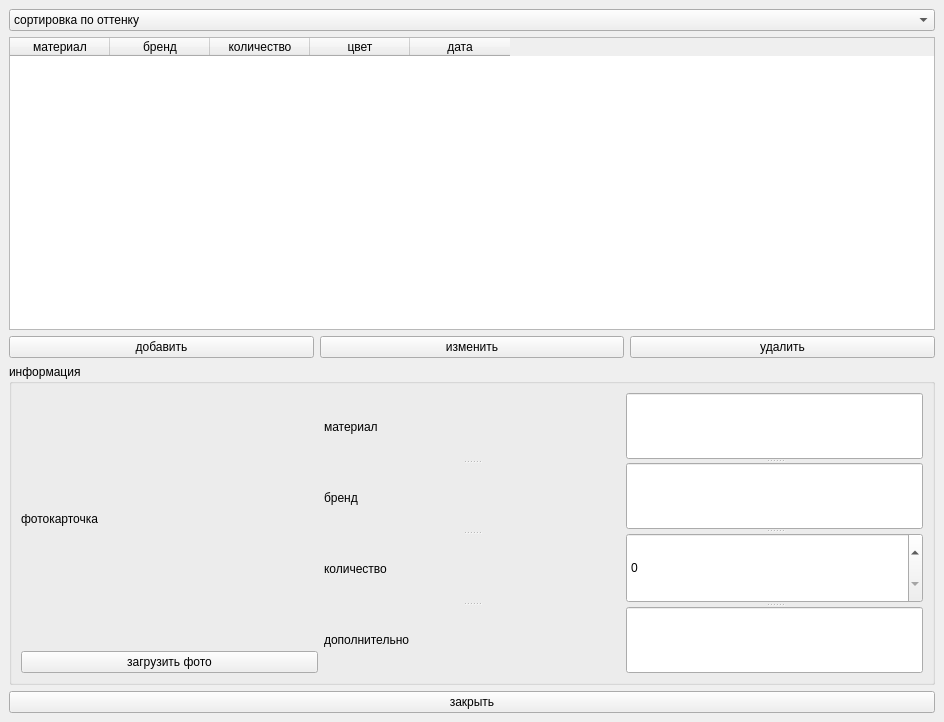
<?xml version="1.0" encoding="UTF-8"?>
<ui version="4.0">
 <class>mainWindow</class>
 <widget class="QMainWindow" name="mainWindow">
  <property name="geometry">
   <rect>
    <x>0</x>
    <y>0</y>
    <width>944</width>
    <height>722</height>
   </rect>
  </property>
  <property name="windowTitle">
   <string>MainWindow</string>
  </property>
  <widget class="QWidget" name="centralwidget">
   <layout class="QVBoxLayout" name="verticalLayout_2">
    <item>
     <layout class="QVBoxLayout" name="verticalLayout">
      <item>
       <widget class="QComboBox" name="comboBox">
        <item>
         <property name="text">
          <string>сортировка по оттенку</string>
         </property>
        </item>
        <item>
         <property name="text">
          <string>сортировка по типу материала</string>
         </property>
        </item>
       </widget>
      </item>
      <item>
       <widget class="QTableWidget" name="tableWidget">
        <property name="styleSheet">
         <string notr="true"/>
        </property>
        <column>
         <property name="text">
          <string>материал</string>
         </property>
        </column>
        <column>
         <property name="text">
          <string>бренд</string>
         </property>
        </column>
        <column>
         <property name="text">
          <string>количество</string>
         </property>
        </column>
        <column>
         <property name="text">
          <string>цвет</string>
         </property>
        </column>
        <column>
         <property name="text">
          <string>дата</string>
         </property>
        </column>
       </widget>
      </item>
     </layout>
    </item>
    <item>
     <layout class="QHBoxLayout" name="horizontalLayout_2">
      <item>
       <widget class="QPushButton" name="pushButton">
        <property name="text">
         <string>добавить</string>
        </property>
       </widget>
      </item>
      <item>
       <widget class="QPushButton" name="pushButton_5">
        <property name="text">
         <string>изменить</string>
        </property>
       </widget>
      </item>
      <item>
       <widget class="QPushButton" name="pushButton_2">
        <property name="text">
         <string>удалить</string>
        </property>
       </widget>
      </item>
     </layout>
    </item>
    <item>
     <widget class="QGroupBox" name="groupBox">
      <property name="title">
       <string>информация</string>
      </property>
      <layout class="QHBoxLayout" name="horizontalLayout_3">
       <item>
        <layout class="QHBoxLayout" name="horizontalLayout">
         <item>
          <layout class="QVBoxLayout" name="verticalLayout_3">
           <item>
            <widget class="QLabel" name="label_5">
             <property name="text">
              <string>фотокарточка</string>
             </property>
            </widget>
           </item>
           <item>
            <widget class="QPushButton" name="pushButton_3">
             <property name="text">
              <string>загрузить фото</string>
             </property>
            </widget>
           </item>
          </layout>
         </item>
         <item>
          <widget class="QSplitter" name="splitter_2">
           <property name="orientation">
            <enum>Qt::Vertical</enum>
           </property>
           <widget class="QLabel" name="label">
            <property name="text">
             <string>материал</string>
            </property>
           </widget>
           <widget class="QLabel" name="label_2">
            <property name="text">
             <string>бренд</string>
            </property>
           </widget>
           <widget class="QLabel" name="label_3">
            <property name="text">
             <string>количество</string>
            </property>
           </widget>
           <widget class="QLabel" name="label_4">
            <property name="text">
             <string>дополнительно</string>
            </property>
           </widget>
          </widget>
         </item>
         <item>
          <widget class="QSplitter" name="splitter">
           <property name="orientation">
            <enum>Qt::Vertical</enum>
           </property>
           <widget class="QLineEdit" name="lineEdit"/>
           <widget class="QLineEdit" name="lineEdit_2"/>
           <widget class="QSpinBox" name="spinBox"/>
           <widget class="QLineEdit" name="lineEdit_3"/>
          </widget>
         </item>
        </layout>
       </item>
      </layout>
     </widget>
    </item>
    <item>
     <widget class="QPushButton" name="pushButton_4">
      <property name="text">
       <string>закрыть</string>
      </property>
     </widget>
    </item>
   </layout>
  </widget>
 </widget>
 <resources/>
 <connections/>
</ui>
